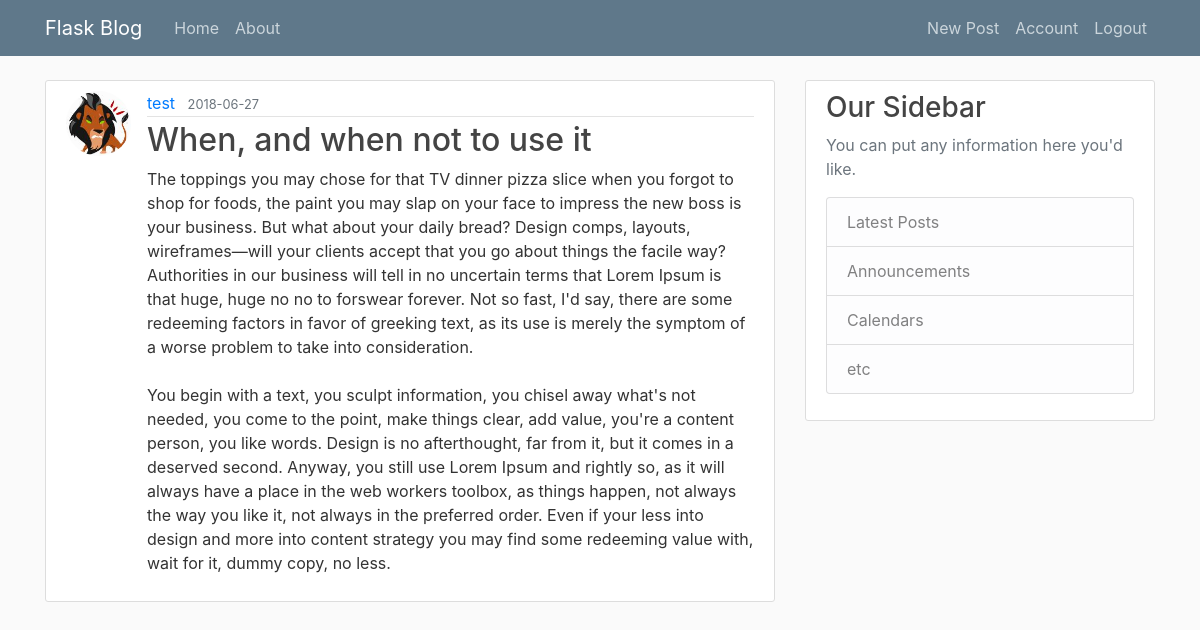
The app's page /post/13 (signed in) with its own data.
### flaskblog/models.py (models this page shows, shortened)
class User(db.Model, UserMixin):
    id = db.Column(db.Integer, primary_key=True)
    username = db.Column(db.String(20), unique=True, nullable=False)
    email = db.Column(db.String(120), unique=True, nullable=False)
    image_file = db.Column(db.String(20), nullable=False, default='default.jpg')
    password = db.Column(db.String(60), nullable=False)
    posts = db.relationship('Post', backref='author', lazy=True)

class Post(db.Model):
    id = db.Column(db.Integer, primary_key=True)
    title = db.Column(db.String(100), nullable=False)
    date_posted = db.Column(db.DateTime,nullable=False, default=datetime.utcnow)
    content = db.Column(db.Text, nullable=False)
    user_id = db.Column(db.Integer, db.ForeignKey('user.id'), nullable=False)

### flaskblog/posts/routes.py (the view)
@posts.route("/post/<int:post_id>")
@login_required
def post(post_id):
	post = Post.query.get_or_404(post_id)
	return render_template('post.html', title=post.title , post=post)

### flaskblog/models.py (called while the page is built)
@login_manager.user_loader
def load_user(user_id):
    return User.query.get(int(user_id))

### flaskblog/templates/post.html (shortened to what this page needs)
{% extends 'layout.html' %}
{% block content%}
    <article class="media content-section">
      <img class="rounded-circle article-img"
        src="{{ url_for('static', filename='profile_pics/' + post.author.image_file ) }}">
        <div class="media-body">
        <div class="article-metadata">
          <a class="mr-2" href="{{ url_for('users.user_posts',username=post.author.username)}}">{{ post.author.username }}</a>
          <small class="text-muted">{{ post.date_posted.strftime('%Y-%m-%d') }}</small>
        </div>
        <h2 class="article-title">{{ post.title }}</h2>
        <p class="article-content">{{ post.content }}</p>
      </div>
    </article>
{% endblock content %}

### flaskblog/static/main.css (style rules this page uses)
body { background: #fafafa; color: #333333; margin-top: 5rem; }
h1, h2, h3, h4, h5, h6 { color: #444444; }
.content-section { background: #ffffff; padding: 10px 20px; border: 1px solid #dddddd; border-radius: 3px; margin-bottom: 20px; }
.article-title { color: #444444; }
.article-content { white-space: pre-line; }
.article-img { height: 65px; width: 65px; margin-right: 16px; }
.article-metadata { padding-bottom: 1px; margin-bottom: 4px; border-bottom: 1px solid #e3e3e3 }

### records on screen
User: image_file (picture), author.username "test"
Post: date_posted "2018-06-27", title "When, and when not to use it", content "The toppings you may chose for that TV dinner pizza slice when you forgot to shop for foods, the paint you may slap on your face to impress the new boss is your business. But what about your daily bread? Design comps, layouts, wireframes—will your clients accept that you go about things the facile way? Authorities in our business will tell in no uncertain terms that Lorem Ipsum is that huge, huge no no to forswear forever. Not so fast, I'd say, there are some redeeming factors in favor of greeking text, as its use is merely the symptom of a worse problem to take into consideration. You begin with a text, you sculpt information, you chisel away what's not needed, you come to the point, make…"
